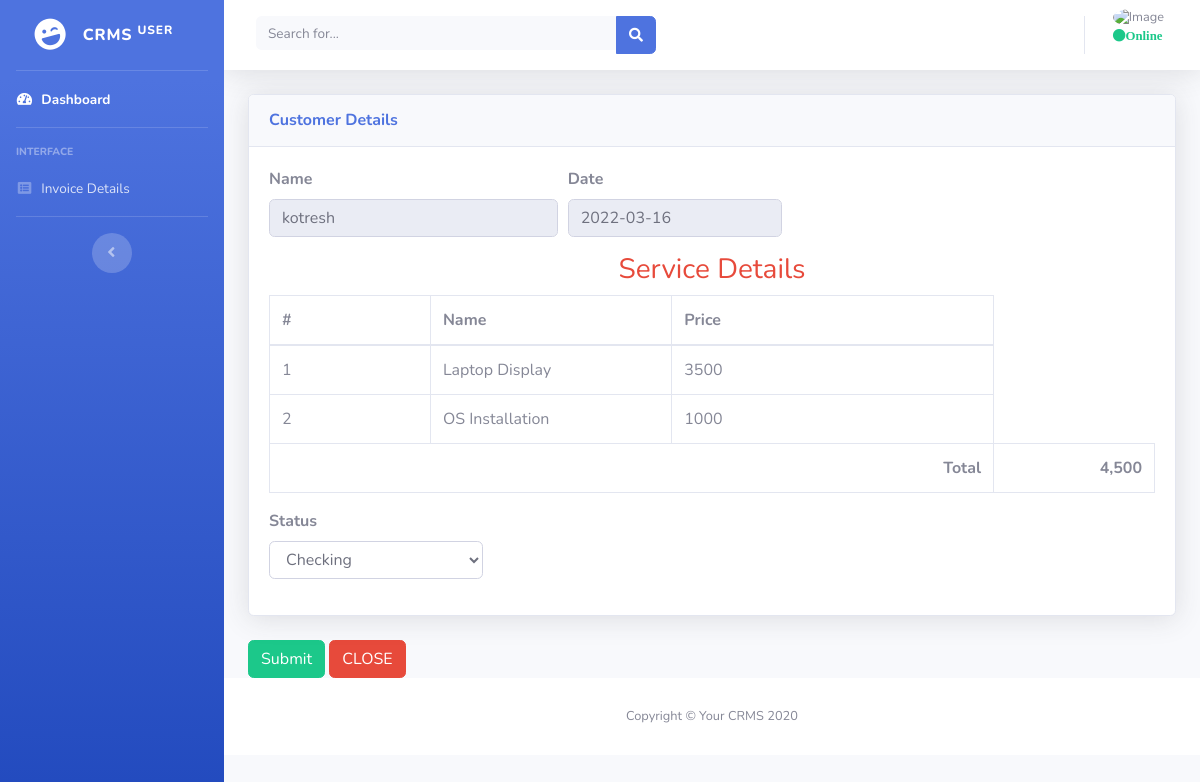
The page /user/invoicependingview.php?GetID=2 on the database its author committed.
### tables this page shows
CREATE TABLE `invoice` (
  `inv_id` int(11) NOT NULL,
  `inv_no` varchar(30) NOT NULL,
  `inv_cname` varchar(50) NOT NULL,
  `inv_date` varchar(30) NOT NULL,
  `inv_status` varchar(30) NOT NULL,
  `inv_total` int(30) NOT NULL
);

CREATE TABLE `invoice_services` (
  `inv_id` int(100) NOT NULL,
  `serv_name` varchar(100) NOT NULL,
  `serv_id` int(100) NOT NULL,
  `serv_price` int(100) NOT NULL
);

### user/invoicependingview.php (the view, shortened to what this page needs)
<?php
include('dbconnection.php');
include('includes/header.php');
include('includes/navbar.php');
?>
<?php
if (isset($_GET['GetID']) && $_GET['GetID']!=""){
$in_id = $_GET['GetID'];
$result = mysqli_query($conn,"SELECT * FROM invoice WHERE inv_id='$in_id'");
$row = mysqli_fetch_assoc($result);
$name = $row['inv_cname'];
$indt = $row['inv_date'];
$stts = $row['inv_status'];
$ttl=$row['inv_total'];
$ins_id = $_GET['GetID'];
}
 ?>
<div class="container-fluid">
<div class="card shadow mb-4">
  <div class="card-header py-3">
    <h6 class="m-0 font-weight-bold text-primary">Customer Details
    </h6>
  </div>
  <div class="card-body">
<form action="status_editcode.php" method="POST">
<div class="form-row font-weight-bold">
    <div class="form-group col-md-4">
      <label>Name</label>
  <input type="text" class="form-control" name="invoicename" value="<?php echo $name ?> " readonly>
       </div>
    <div class="form-group col-md-3">
      <label>Date</label>
      <input type="text" class="form-control" name="invoicedate" value="<?php echo $indt ?>" readonly>
    </div>
  </div>
<strong><h3 class="text-danger text-center">Service Details</h3></strong>
    <div class="table-responsive">
     <?php
$fs="SELECT * FROM invoice_services WHERE inv_id='$ins_id'";
$fs_run=mysqli_query($conn,$fs);
if (mysqli_num_rows($fs_run)>0)
 { ?>
      <table class="table table-bordered"   width="100%" cellspacing="0">
        <thead>
          <tr>
            <th> # </th>
            <th>Name</th>
            <th>Price</th>
          </tr>
        </thead>
        <tbody>
          <?php
       while ($row_service=mysqli_fetch_assoc($fs_run))
  {
    ?>
   <tr>
            <td width="10%"><?php echo $row_service['serv_id'] ?></td>
            <td width="15%"><?php echo $row_service['serv_name'] ?></td>
            <td width="20%"> <?php echo $row_service['serv_price'] ?> </td>
          </tr>
       <?php
  }
  ?>
        </tbody>
        <tfoot>
           <tr class="bg-foot" >
            <th class="text-right" colspan="4" width="10%">Total</th>
            <th class="text-right" id="sub_total" width="10%"><?php echo number_format($ttl) ?></th>
          </tr>
        </tfoot>
      </table>
 <?php
}
else
  {
    echo "No record found";
  }
?>
    </div>
<div class="form-row font-weight-bold">
    <div class="form-group col-md-3">
      <label>Status</label>
      <select name="instts" class="form-control">
<?php if ($stts=="Pending") { ?>
<option>Pending</option>
 <option value="Checking">Checking</option>
    <?php } else{ ?>
     <option value="">Checking</option>
 <?php    }
     ?>
      </select>
    </div>
  </div>
  </div>
</div>
<input type="submit" name="invoiceeditsubmit" class="btn btn-success">
 <a href="customer.php"><button class="btn btn-danger">CLOSE</button></a>
</div>
<?php
include('includes/footer.php');
?>

### rows shown on the page
invoice: invoicename "kotresh", invoicedate "2022-03-16", inv_total "4,500"
invoice_services: serv "1", serv_name "Laptop Display", serv_price "3500"
invoice_services: serv "2", serv_name "OS Installation", serv_price "1000"
